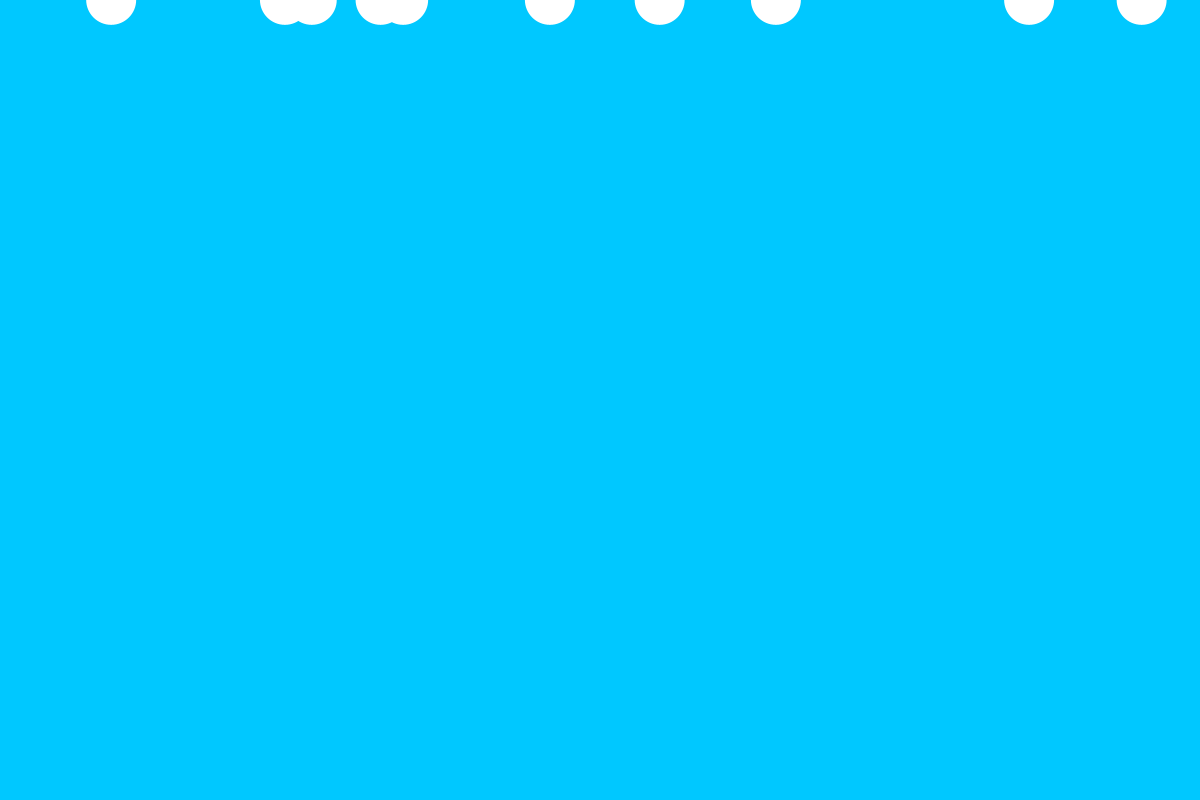
Frame 1 (no input)
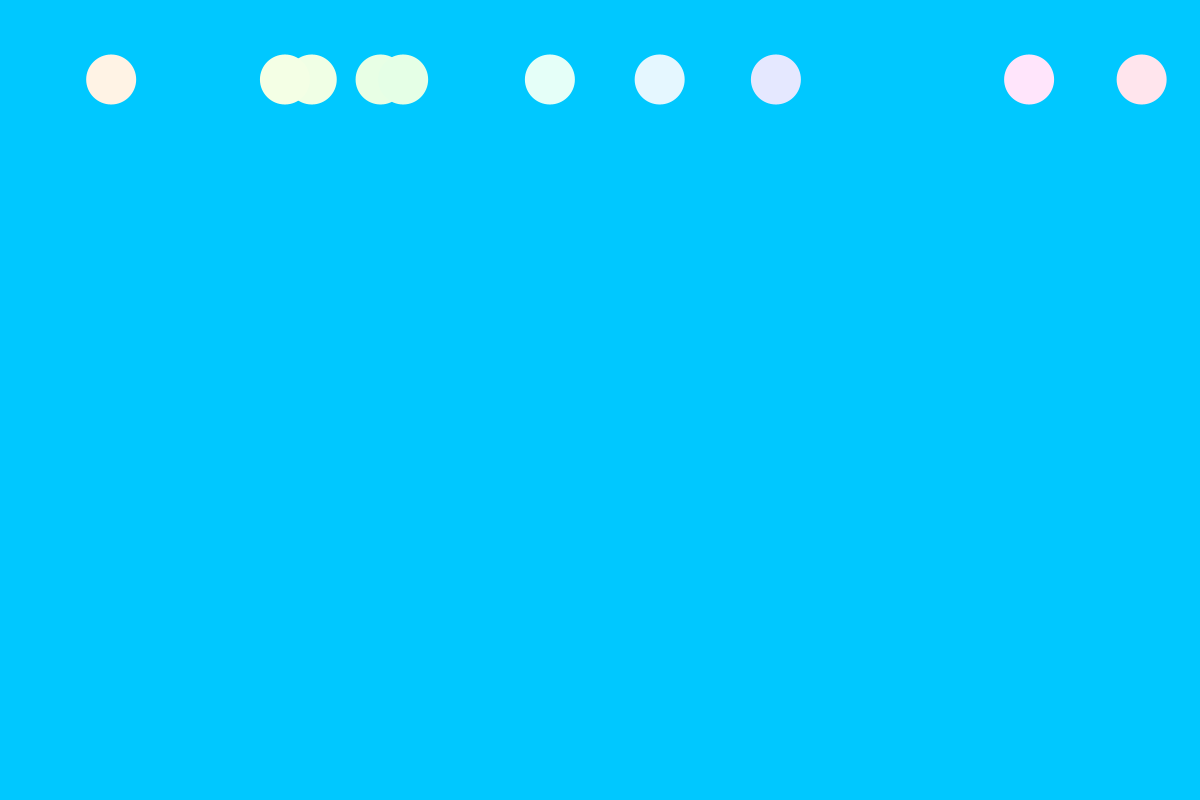
Frame 60 (the mouse pressed at the canvas centre just before this capture)
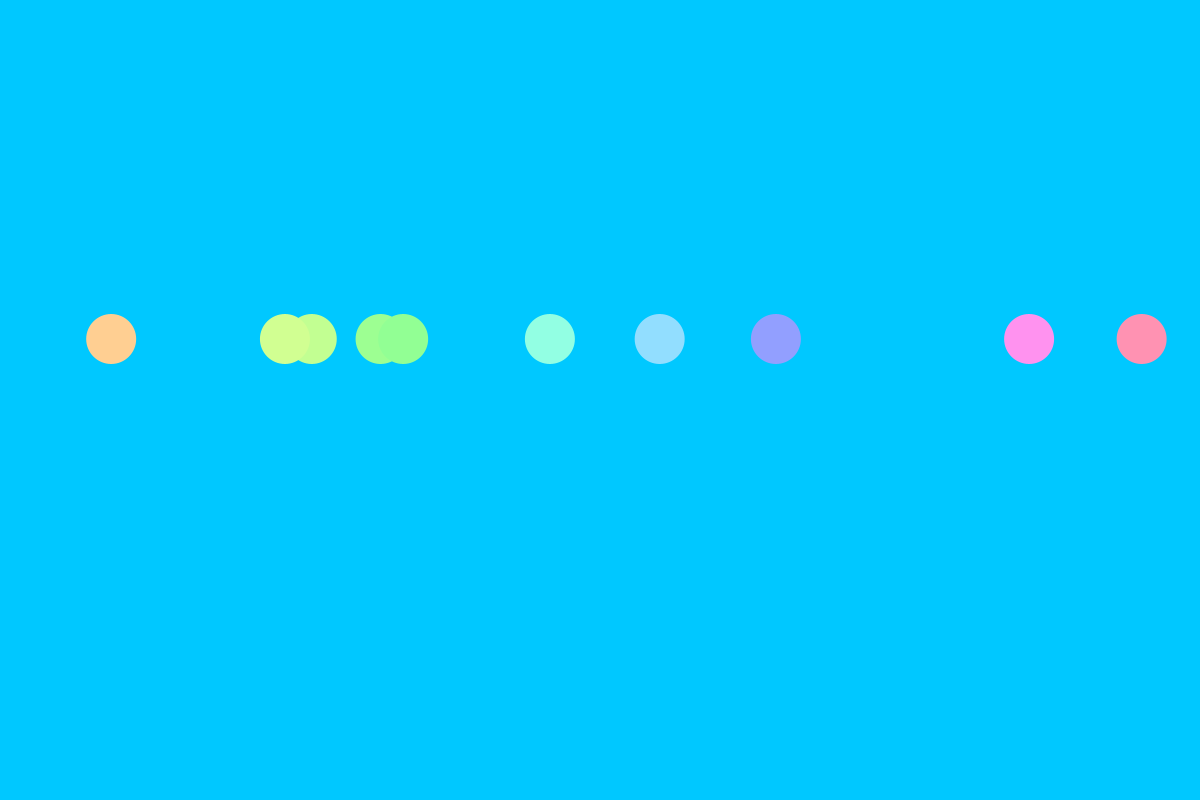
Frame 120 (the mouse held since frame 60 and released just before this capture)

The Processing sketch that drew these frames (run headless with seeded random() and noise(); from frame 60 on, the mouse is pressed at the canvas centre):

// Processing sketch: raindropGameCode
// ── raindropGameCode.pde
PVector mouse;   //declare a P
int count = 10;
Raindrop[] r = new Raindrop[count];

// On your own, create an array of Raindrop objects instead of just one
// Use the array instead of the single object
// You can start out by just using the single Raindrop as you test


void setup() {
  size(1200, 800);
  mouse = new PVector();                //initialize mouse PVector. value is irrelevant since it will be set at the start of void draw(){}
  for (int i = 0; i < count; i++){
    r[i] = new Raindrop(new PVector(random(0,width), 0));   //Initialize r. The parameters used are the initial x and y positions
  }
}

void draw() {
  mouse.set(mouseX, mouseY);             //set value of mouse as mouseX,mouseY
  colorMode(RGB, 255, 255, 255);
  background(0, 200, 255);
  
  for (int i = 0; i < count; i++){ 
    r[i].fall();         //make the raindrop fall. It should accelerate as if pulled towards the ground by earth's gravity
    r[i].display();      //display the raindrop
   if (r[i].isInContactWith(mouse)) {      //check to see if the raindrop is in contact with the point represented by the PVector called mouse
      r[i].reset();                         //if it is, reset the raindrop
    }
    if (r[i].loc.y > height + r[i].diam/2) {     //check to see if the raindrop goes below the bottom of the screen
      r[i].reset();                           //if it does, reset the raindrop
    }
  }
  
}
// ── Catcher.pde
class Catcher{
  float diam;
  PVector loc;
  
  Catcher(float width){
    diam = width;
    loc = new PVector(mouseX, mouseY);

  }
  
  void display(){
    loc = new PVector(mouseX, mouseY);
    fill(loc.x, loc.y, 100);
    ellipse(loc.x, loc.y, diam, diam);
  }
  
}
// ── Raindrop.pde
class Raindrop {
  PVector acc, loc, vel;
  int diam;
  
  Raindrop(PVector pos){
    diam = 50;
    loc = pos;
    vel = new PVector(0, -.15);
    acc = new PVector(0, .05);
  }
  
  void display(){
    noStroke();
    colorMode(HSB, width, height, 100);
    fill(loc.x, loc.y, 100);
    ellipse(loc.x, loc.y, diam, diam);  
  }
  
  void fall(){
    loc.add(vel);
    vel.add(acc);
  }

  boolean isInContactWith(PVector mouse){
    if (loc.dist(mouse) < diam/2){
      return true;
    }
    else{
      return false;
    }
  }
  
  void reset(){
    loc.y = 0;
    loc.x = random(0,width);
    vel.y = -0.1;
  }
  
}
